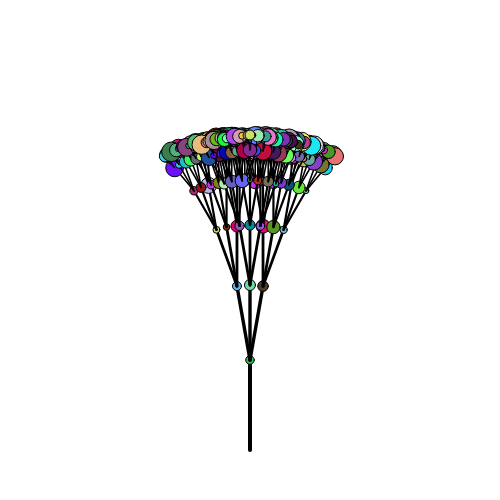
Frame 1 (no input)
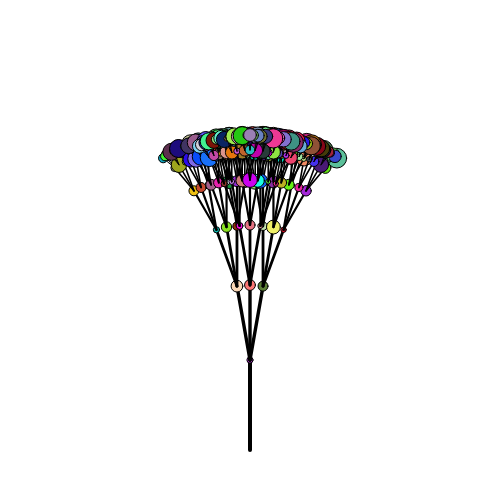
Frame 60 (no input)
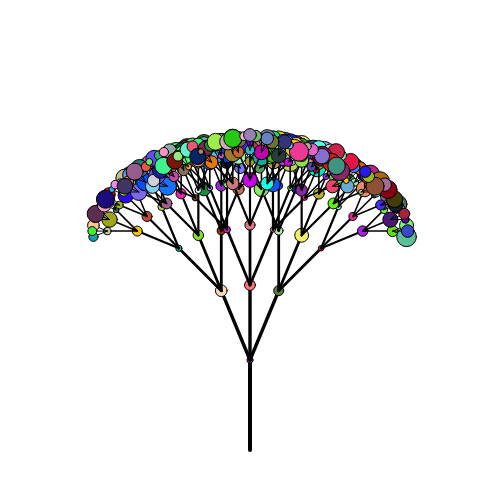
Frame 120 (the mouse pressed at the canvas centre since frame 60)

The p5.js sketch that drew these frames (run headless with seeded random() and noise() and a simulated clock; from frame 60 on, the mouse is pressed at the canvas centre):

// p5.js sketch
// ── sketch.js
// Balloon Tree
// Mishal
// Nov 13th 2024
//

let scale = 15;
let leafDepth = 6;

function setup() {
  createCanvas(500, 500);
  background(255);
}

function draw() {
  background(255);
  let angle = map(mouseX, 0, width, 10, 35);

  drawTree(width/2, height*0.9, 90, 6, angle);
  randomSeed(5);
}

function drawLine( x1, y1, x2, y2, depth) {
  strokeWeight(map(depth, 1, 6, 1, 4));
  //draw a line segment connecting (x1,y1) to (x2,y2)
  line(x1, y1, x2, y2);
  strokeWeight(1);
}

function drawTree(x1, y1, angle, depth, branchAngle) {
  if (depth > 0) {
    let x2 = x1 + (cos(radians(angle))*depth*scale); //calculate endpoints of
    // current branch 
    let y2 = y1 - (sin(radians(angle))*depth*scale); //using trig ratios. Get
    // shorter based on depth
    drawLine(x1, y1, x2, y2, depth);
    if (depth <= leafDepth){
      drawLeaf(x2, y2, depth);
    }
    //for a 2-branch tree:
    drawTree(x2, y2, angle- branchAngle, depth-1, branchAngle);
    drawTree(x2, y2, angle+ branchAngle, depth-1, branchAngle);
    drawTree(x2, y2, angle, depth - 1, branchAngle);

    // drawLeaf(x2, y2, depth);

  }
}

function drawLeaf(x, y, depth){
  let leafSize = random(5, map(depth, 1, 6, 20, 10));
  fill(random(255), random(255), random(255));
  circle(x, y, leafSize);
}

function keyPressed(){
  // decrease leaf depth with'z', but not below 1
  if ((key === 'z' || key === 'Z') && leafDepth < 6){
    leafDepth++;
  }
  // increase leaf depthwith 'x' , yp tp maximum depth
  if ((key === 'x' || key === 'X') && leafDepth > 0){
    leafDepth--;
  }
}
